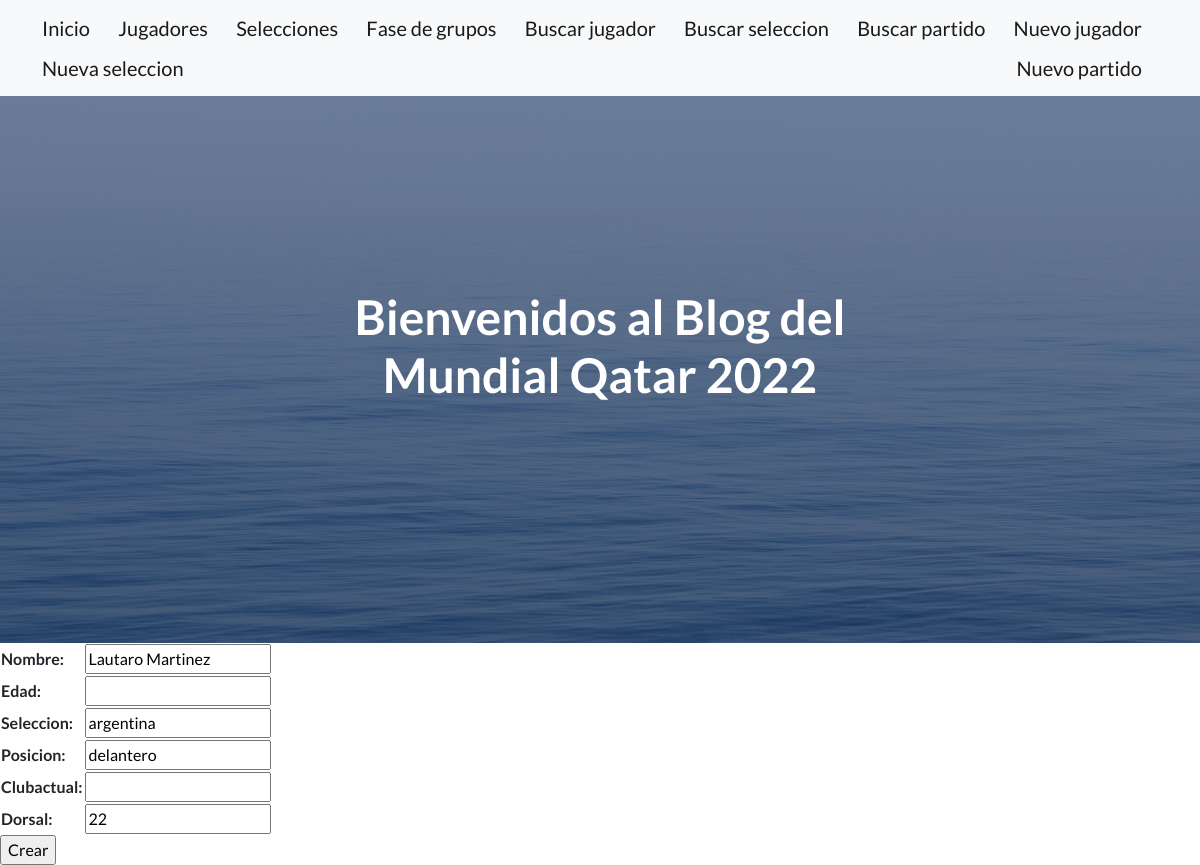
/jugador/edit/8, run on an earlier commit of the app's database.
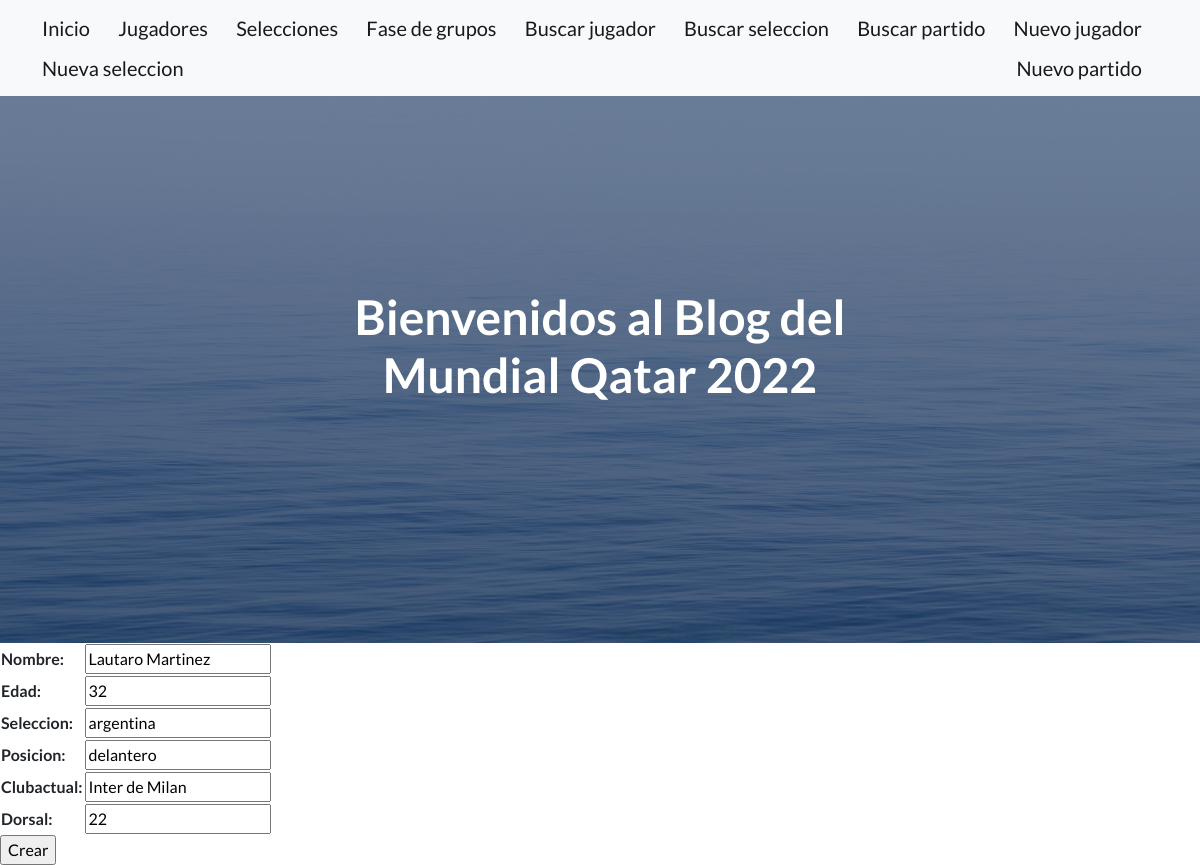
And on a later commit of the database.
### AppMundial/models.py (models this page shows, shortened)
class Jugador(models.Model):
    nombre = models.CharField(max_length=30, null=True, blank=True)
    edad = models.IntegerField(null=True, blank=True)
    seleccion = models.CharField(max_length=30, null=True, blank=True)
    posicion = models.CharField(max_length=20, null=True, blank=True)
    clubactual = models.CharField(max_length=30, null=True)
    dorsal = models.IntegerField()

### AppMundial/views.py (the view)
# urls.py: path('jugador/edit/<pk>', views.JugadorEdit.as_view(), name='Edit'),
class JugadorEdit(UpdateView):
    model = Jugador
    fields = '__all__'
    success_url = '/AppMundial/jugador/list/'

### AppMundial/templates/AppMundial/jugador_form.html
{% extends "AppMundial/base.html" %}
{% load static %}
{% block contenidoQueCambia %}
<form action=""   method="post">{% csrf_token %}
    <table>
        {{form.as_table}}
    </table>
    <input type="submit" value="Crear">
  </form>
{% endblock %}

What changed in the data, as far as the page shows it:
changed Jugador "Lautaro Martinez": edad (not shown) → "32"; clubactual (not shown) → "Inter de Milan"
